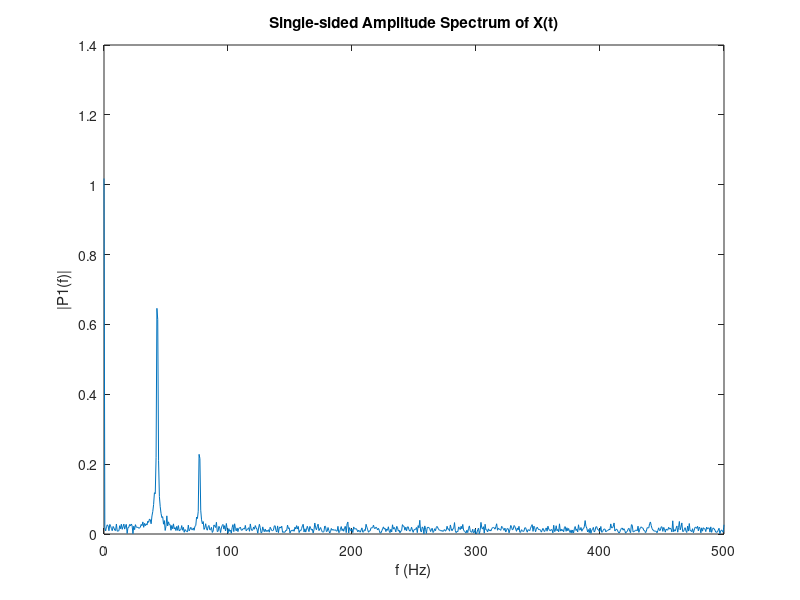

Source code (MATLAB):
Fs = 1e3;
T = 1/Fs;
L = 1500;
t = (0:L-1) * T;

% TODO : f = 77 Hz, A = 0.7 / f = 43 Hz, A = 2
S = 0.7 * sin(2*pi*77*t) + 2 * sin(2*pi*43*t);

% Add noise on signal
X = S + 2 * rand(size(t));

% Draw the signal on time domain
plot(1000*t(1:50), X(1:50))
title('Signal Corrupted with Zero-Mean Random Noise')
xlabel('t (milliseconds)')
ylabel('X(t)')

% Compute the Fourier transform
X_fft = fft(X, L);
P2 = abs(X_fft/L);
P1 = P2(1:L/2+1);

% Plotting after fft
f = Fs * (0:(L/2)) / L;
plot(f, P1)
title('Single-sided Amplitude Spectrum of X(t)')
xlabel('f (Hz)')
ylabel('|P1(f)|')